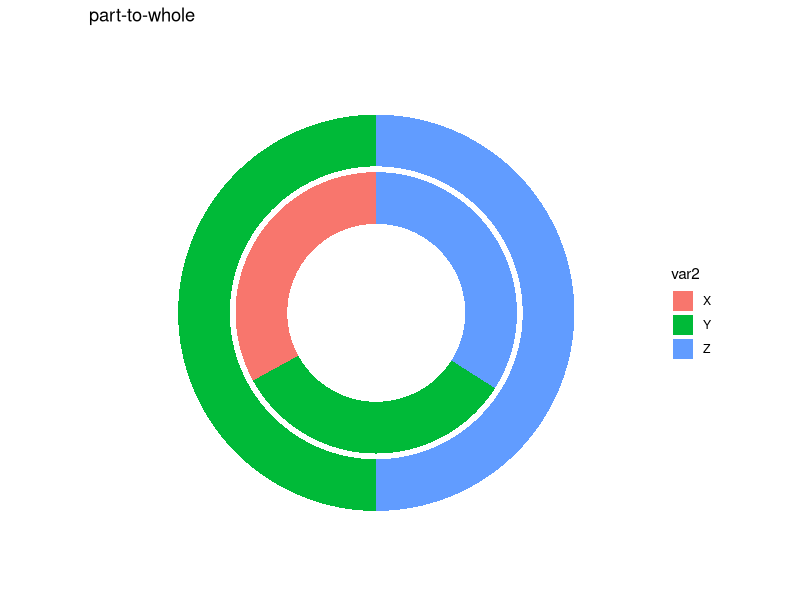
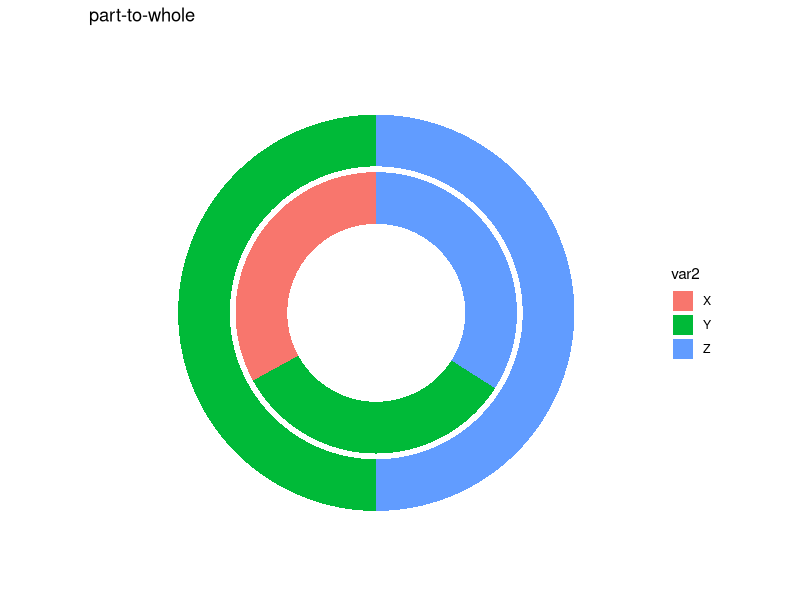

Here is the R script that generated these plots, in order:
library(dplyr)
library(ggplot2)

df <- tibble::tibble(
  var1 = c("A", "A", "A", "B", "B"),
  var2 = c("X", "Y", "Z", "Y", "Z"),
  var3 = c(33, 33, 34, 50, 50)
)

df %>% 
  mutate(var1 = as.factor(var1),
         var2 = as.factor(var2)) %>% 
  ggplot(aes(x = as.numeric(var1), y = var3, fill = var2)) +
  geom_col(linewidth = 1, position = position_stack()) +
  xlim(c(-1,3)) +
  coord_polar(theta = "y") +
  labs(title = "part-to-whole") +
  theme_void()

ggsave("./2023/01_part-to-whole.png")

